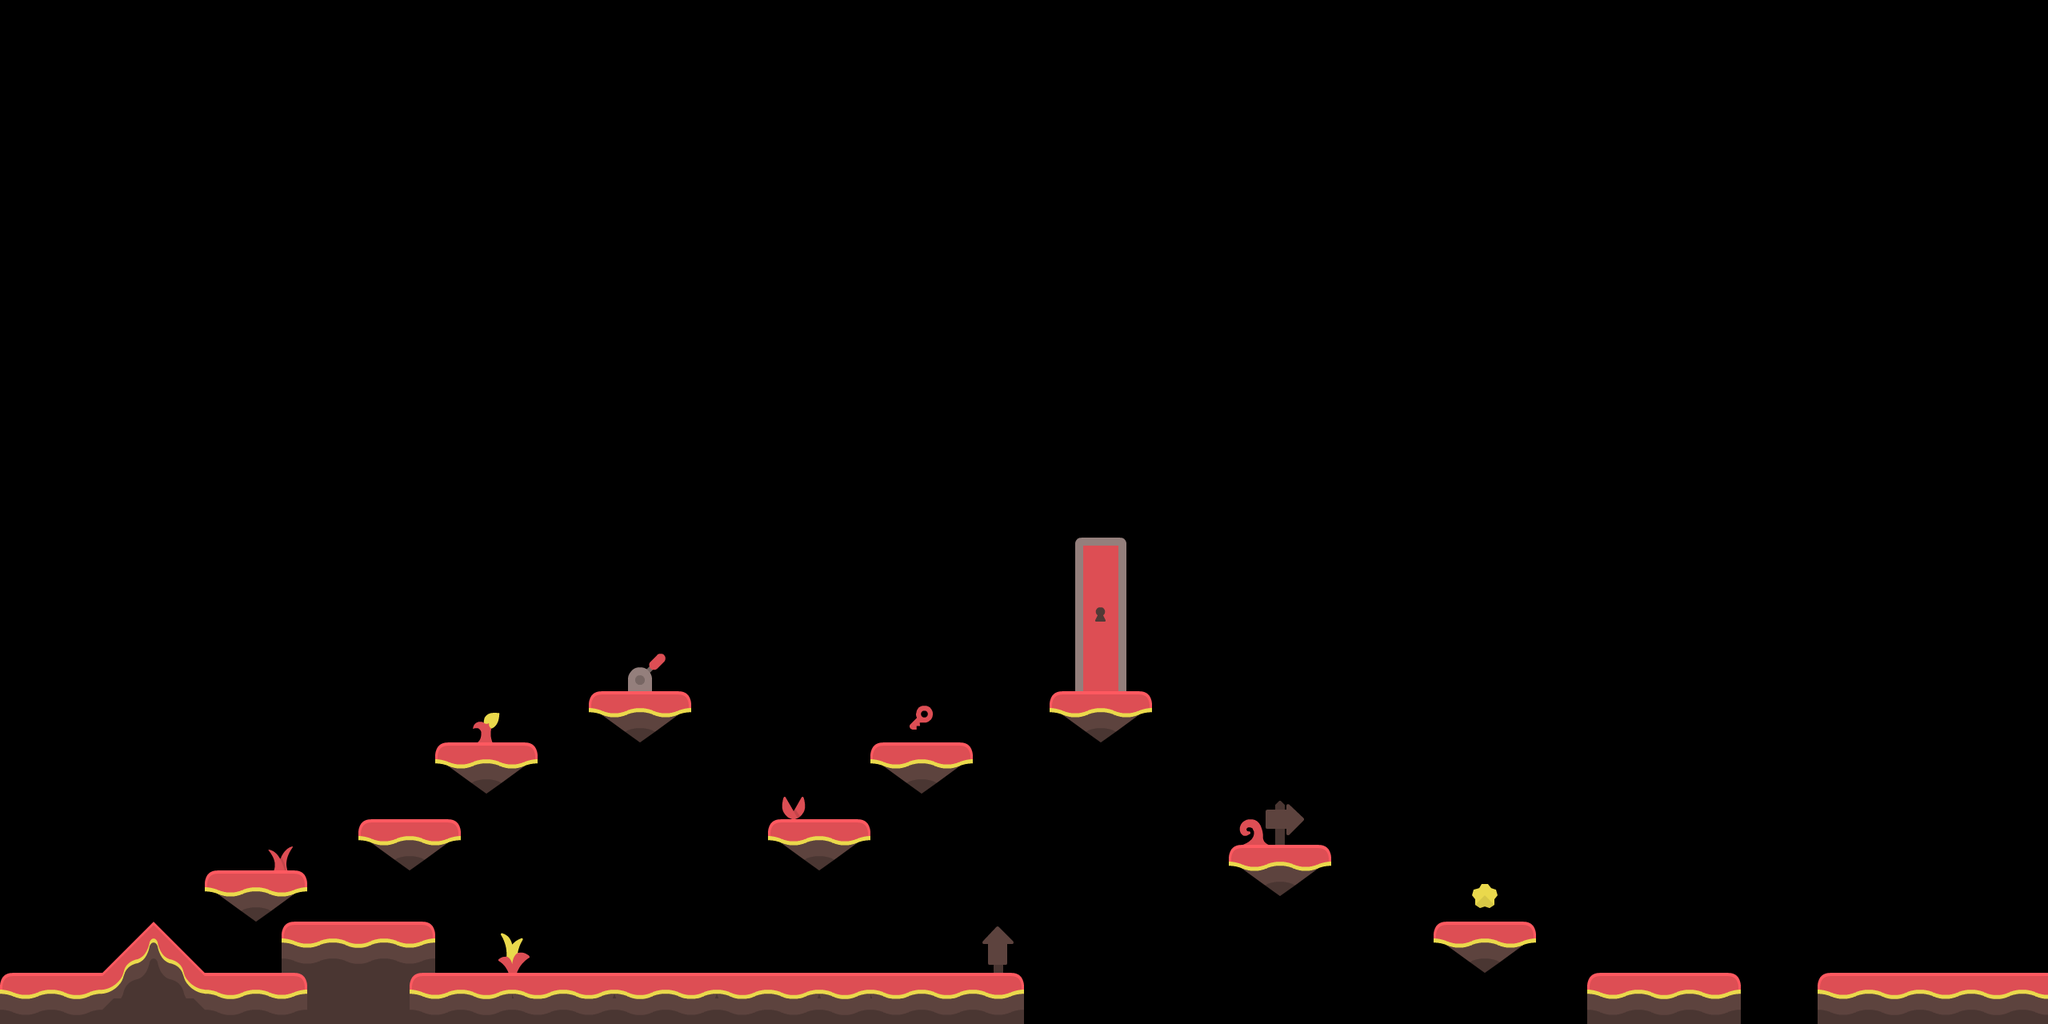

A 2D game scene composited from a Tiled map and its tileset images. What follows is a short description and the map's XML, with each tile layer's data collapsed to a summary:
An orthogonal 80x40 tile map with 32x32 px tiles, 6 tile layers (items, plants, aerial, background, ...) and 14 objects.

<map version="2017.05.26" orientation="orthogonal" renderorder="right-down" width="80" height="40" tilewidth="32" tileheight="32" nextobjectid="27">
 <tileset firstgid="1" source="Abstract Platformer Tileset.tsx" />
 <layer name="items" width="80" height="40">
  <data>[3200 cells, 32 non-empty, 32 distinct tile ids]</data>
 </layer>
 <layer name="plants" width="80" height="40">
  <data>[3200 cells, 16 non-empty, 16 distinct tile ids]</data>
 </layer>
 <layer name="aerial" width="80" height="40">
  <data>[3200 cells, 72 non-empty, 8 distinct tile ids]</data>
 </layer>
 <layer name="background" width="80" height="40">
  <data>[3200 cells, 18 non-empty, 7 distinct tile ids]</data>
 </layer>
 <layer name="foreground" width="80" height="40">
  <data>[3200 cells, 76 non-empty, 26 distinct tile ids]</data>
 </layer>
 <layer name="collision" width="80" height="40">
  <data>[3200 cells, 42 non-empty, 14 distinct tile ids]</data>
 </layer>
 <objectgroup name="collisionObjects">
  <object id="12" x="1.33333" y="1231.67">
   <polyline points="0,0 8,-14.6667 127.333,-14 190.667,-76.6667 254.333,-14.3333 371.333,-13 381.667,-4.33333" />
  </object>
  <object id="14" x="514" y="1226.67">
   <polyline points="0,0 8,-9.66667 755.667,-8.66667 763,-1.66667" />
  </object>
  <object id="15" x="352.333" y="1162.33">
   <polyline points="0,0 10,-8.66667 181,-8.66667 188.333,-2.66667" />
  </object>
  <object id="16" x="257.333" y="1090.33">
   <polyline points="0,0 122.333,-0.666667" />
  </object>
  <object id="17" x="451.333" y="1025">
   <polyline points="0,0 120,0.333333" />
  </object>
  <object id="18" x="547.333" y="930.667">
   <polyline points="0,0 119.333,0" />
  </object>
  <object id="19" x="740.333" y="865.333">
   <polyline points="0,0 122.333,0.333333" />
  </object>
  <object id="20" x="962.667" y="1026.67">
   <polyline points="0,0 123,-0.666667" />
  </object>
  <object id="21" x="1090.67" y="930.333">
   <polyline points="0,0 122,-1.33333" />
  </object>
  <object id="22" x="1314" y="866">
   <polyline points="0,0 125.667,0.333333" />
  </object>
  <object id="23" x="1539" y="1058.33">
   <polyline points="0,0 122,-0.666667" />
  </object>
  <object id="24" x="1795.33" y="1154.67">
   <polyline points="0,0 123,-0.333333" />
  </object>
  <object id="25" x="1990.25" y="1217">
   <polyline points="0,0 182,0.75" />
  </object>
  <object id="26" x="2276.25" y="1217.25">
   <polyline points="0,0 282,-0.5" />
  </object>
 </objectgroup>
</map>
